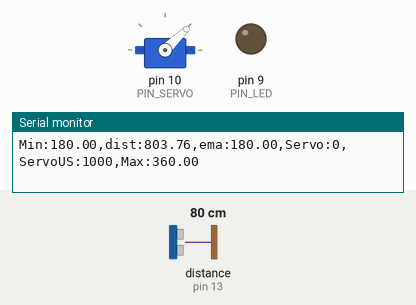
This sketch was run on a simulated Arduino Uno, built with avr-gcc and run on an emulated ATmega328P. Shown: servo, output pins drawn as LEDs (lit = HIGH), the last lines printed to the serial monitor. Wiring (inferred from the names in the program): ultrasonic range finder: trigger pin 12; echo pin 13. The test bench sets the inputs (shaded band); at power-on: distance to the obstacle (sensor on pin 13) 80 cm. The echo pulse lasts 58.3 µs per cm; pins used as bus, display or sensor lines are not drawn.

Above: at 1.2 s.
1.3 s: distance to the obstacle (sensor on pin 13) set to 35 cm
At 1.84 s:
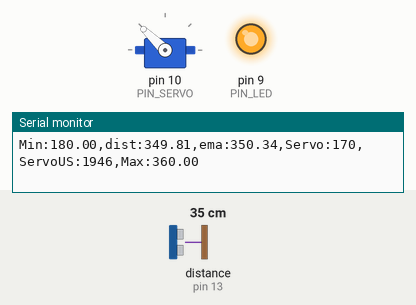
4.3 s: distance to the obstacle (sensor on pin 13) set to 2 cm
At 5.5 s:
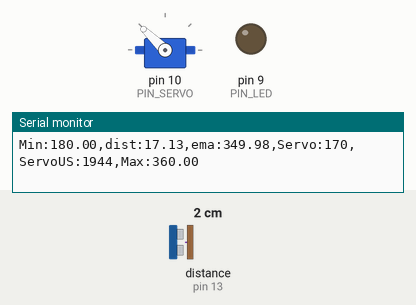
5.8 s: distance to the obstacle (sensor on pin 13) set to 18 cm
At 7.6 s:
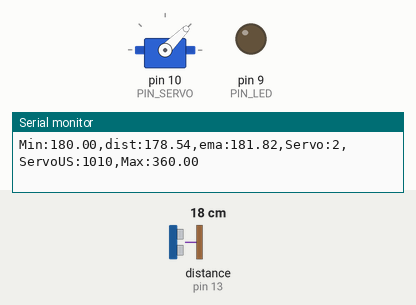
Timing chart, 0 to 9.1 s (numbered marks = the images above; inputs shaded):
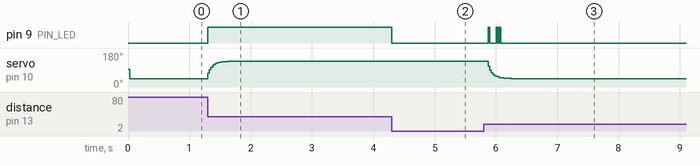

The sketch:

11_example_1.ino
```cpp
#include <Servo.h>

/* ===== Pins ===== */
#define PIN_LED    9
#define PIN_TRIG  12
#define PIN_ECHO  13
#define PIN_SERVO 10

/* ===== Sonar config ===== */
#define SND_VEL        346.0         // m/s @24°C
#define INTERVAL       25            // ms
#define PULSE_DURATION 10            // us
#define _DIST_MIN      180.0         // mm  (18 cm)
#define _DIST_MAX      360.0         // mm  (36 cm)
#define TIMEOUT        ((INTERVAL / 2) * 1000.0)  // us
#define SCALE          (0.001 * 0.5 * SND_VEL)    // pulse(us) -> mm
#define _EMA_ALPHA     0.30          // 0..1

/* ===== Servo (kalibrlangan qiymatlar) =====
   Kerak bo‘lsa kalibrlash sketchi bilan moslab o‘zgartiring.
*/
#define _DUTY_MIN 1000   // 0°   (µs)
#define _DUTY_MAX 2000   // 180° (µs)
#define _DUTY_NEU ((_DUTY_MIN + _DUTY_MAX) / 2)

/* ===== Globals ===== */
Servo myservo;
float dist_prev = _DIST_MIN;  // mm
float dist_ema  = _DIST_MIN;  // mm
unsigned long last_sampling_time = 0;

static inline float clampf(float v, float lo, float hi) {
  return (v < lo) ? lo : (v > hi) ? hi : v;
}

float USS_measure(int TRIG, int ECHO) {
  digitalWrite(TRIG, HIGH);
  delayMicroseconds(PULSE_DURATION);
  digitalWrite(TRIG, LOW);
  return pulseIn(ECHO, HIGH, TIMEOUT) * SCALE;  // mm
}

void setup() {
  pinMode(PIN_LED, OUTPUT);
  pinMode(PIN_TRIG, OUTPUT);
  pinMode(PIN_ECHO, INPUT);
  digitalWrite(PIN_TRIG, LOW);

  myservo.attach(PIN_SERVO);
  myservo.writeMicroseconds(_DUTY_NEU);

  Serial.begin(57600);
}

void loop() {
  if (millis() < last_sampling_time + INTERVAL) return;

  /* 1) Raw distance */
  float dist_raw  = USS_measure(PIN_TRIG, PIN_ECHO);
  float dist_filt;

  /* 2) Range filter: faqat 18~36cm qabul qilamiz */
  if (dist_raw == 0.0 || dist_raw < _DIST_MIN || dist_raw > _DIST_MAX) {
    dist_filt = dist_prev;            // tashqarida bo‘lsa – oldingi qiymatni ushlab tur
    digitalWrite(PIN_LED, LOW);       // oraliqdan tashqarida
  } else {
    dist_filt = dist_raw;
    dist_prev = dist_raw;
    digitalWrite(PIN_LED, HIGH);      // oraliq ichida
  }

  /* 3) EMA filter */
  static bool ema_inited = false;
  if (!ema_inited) { dist_ema = dist_filt; ema_inited = true; }
  else             { dist_ema = _EMA_ALPHA*dist_filt + (1.0-_EMA_ALPHA)*dist_ema; }

  /* 4) Continuous angle control (18cm->0°, 36cm->180°) */
  float d_mm   = clampf(dist_ema, _DIST_MIN, _DIST_MAX);
  float ratio  = (d_mm - _DIST_MIN) / (_DIST_MAX - _DIST_MIN); // 0..1
  int duty_us  = (int)(_DUTY_MIN + ratio * (_DUTY_MAX - _DUTY_MIN));
  myservo.writeMicroseconds(duty_us);

  // Gradusni ham chiqaramiz (plotterda ko‘rish qulay bo‘lsin)
  int servo_deg = (int)(ratio * 180.0f + 0.5f);

  /* 5) Serial Plotter chiqishi (slayd formatiga mos + ServoUS) */
  Serial.print("Min:");     Serial.print(_DIST_MIN);
  Serial.print(",dist:");   Serial.print(dist_raw);
  Serial.print(",ema:");    Serial.print(dist_ema);
  Serial.print(",Servo:");  Serial.print(servo_deg);     // 0..180°
  Serial.print(",ServoUS:");Serial.print(duty_us);       // µs – diagnostika uchun
  Serial.print(",Max:");    Serial.print(_DIST_MAX);
  Serial.println("");

  last_sampling_time += INTERVAL;
}
```

Measured:
- after the input at 1.3 s, pin 9 (PIN_LED): LOW → HIGH at once
- after the input at 4.3 s, pin 9 (PIN_LED): HIGH → LOW at once; servo on pin 10 (PIN_SERVO): stops changing and stays 136°
- after the input at 5.8 s, pin 9 (PIN_LED): goes HIGH 0.02 s, LOW 0.10 s, HIGH 0.02 s, LOW 0.03 s, HIGH 0.02 s, then LOW, starting after 0.08 s; servo on pin 10 (PIN_SERVO): moves from 136° to 45° over 0.37 s, starting after 0.08 s
